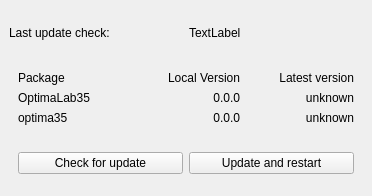
<?xml version="1.0" encoding="UTF-8"?>
<ui version="4.0">
 <class>Updater_Window</class>
 <widget class="QMainWindow" name="Updater_Window">
  <property name="enabled">
   <bool>true</bool>
  </property>
  <property name="geometry">
   <rect>
    <x>0</x>
    <y>0</y>
    <width>372</width>
    <height>196</height>
   </rect>
  </property>
  <property name="windowTitle">
   <string>Updater</string>
  </property>
  <widget class="QWidget" name="centralwidget">
   <layout class="QGridLayout" name="gridLayout_2">
    <item row="0" column="0">
     <widget class="QLabel" name="label_last_check">
      <property name="text">
       <string>Last update check:</string>
      </property>
     </widget>
    </item>
    <item row="0" column="1">
     <widget class="QLabel" name="label_last_check_2">
      <property name="enabled">
       <bool>true</bool>
      </property>
      <property name="text">
       <string>TextLabel</string>
      </property>
     </widget>
    </item>
    <item row="1" column="0" colspan="2">
     <widget class="QWidget" name="widget_2" native="true">
      <layout class="QGridLayout" name="gridLayout">
       <item row="1" column="0">
        <widget class="QLabel" name="label">
         <property name="text">
          <string>OptimaLab35</string>
         </property>
        </widget>
       </item>
       <item row="2" column="1">
        <widget class="QLabel" name="label_optima35_localversion">
         <property name="text">
          <string>0.0.0</string>
         </property>
         <property name="alignment">
          <set>Qt::AlignRight|Qt::AlignTrailing|Qt::AlignVCenter</set>
         </property>
        </widget>
       </item>
       <item row="0" column="0">
        <widget class="QLabel" name="label_9">
         <property name="text">
          <string>Package</string>
         </property>
        </widget>
       </item>
       <item row="2" column="2">
        <widget class="QLabel" name="label_optima35_latestversion">
         <property name="text">
          <string>unknown</string>
         </property>
         <property name="alignment">
          <set>Qt::AlignRight|Qt::AlignTrailing|Qt::AlignVCenter</set>
         </property>
        </widget>
       </item>
       <item row="1" column="1">
        <widget class="QLabel" name="label_optimalab35_localversion">
         <property name="text">
          <string>0.0.0</string>
         </property>
         <property name="alignment">
          <set>Qt::AlignRight|Qt::AlignTrailing|Qt::AlignVCenter</set>
         </property>
        </widget>
       </item>
       <item row="0" column="1">
        <widget class="QLabel" name="label_6">
         <property name="text">
          <string>Local Version</string>
         </property>
         <property name="alignment">
          <set>Qt::AlignRight|Qt::AlignTrailing|Qt::AlignVCenter</set>
         </property>
        </widget>
       </item>
       <item row="1" column="2">
        <widget class="QLabel" name="label_optimalab35_latestversion">
         <property name="text">
          <string>unknown</string>
         </property>
         <property name="alignment">
          <set>Qt::AlignRight|Qt::AlignTrailing|Qt::AlignVCenter</set>
         </property>
        </widget>
       </item>
       <item row="0" column="2">
        <widget class="QLabel" name="label_latest_version">
         <property name="text">
          <string>Latest version</string>
         </property>
         <property name="alignment">
          <set>Qt::AlignRight|Qt::AlignTrailing|Qt::AlignVCenter</set>
         </property>
        </widget>
       </item>
       <item row="2" column="0">
        <widget class="QLabel" name="label_2">
         <property name="text">
          <string>optima35</string>
         </property>
        </widget>
       </item>
      </layout>
     </widget>
    </item>
    <item row="2" column="0" colspan="2">
     <widget class="QWidget" name="widget" native="true">
      <layout class="QHBoxLayout" name="horizontalLayout">
       <item>
        <widget class="QPushButton" name="check_for_update_Button">
         <property name="text">
          <string>Check for update</string>
         </property>
        </widget>
       </item>
       <item>
        <widget class="QPushButton" name="update_and_restart_Button">
         <property name="text">
          <string>Update and restart</string>
         </property>
        </widget>
       </item>
      </layout>
     </widget>
    </item>
   </layout>
  </widget>
 </widget>
 <resources/>
 <connections/>
</ui>
